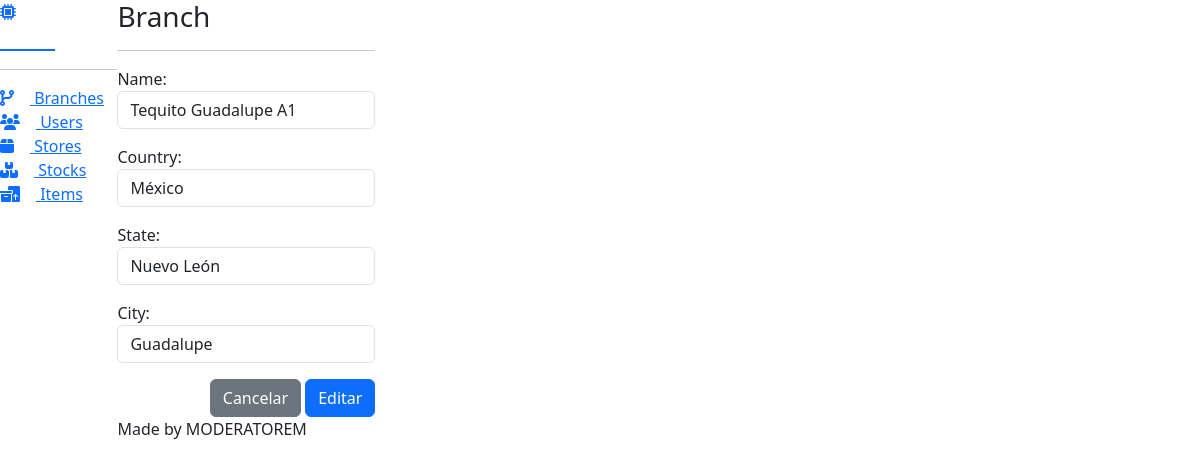
Screenshot of /branches/update/6 with the database file from the repository.
### apps/branches/models.py (models this page shows, shortened)
class Branch(Base):
    name = models.CharField("Name", max_length=50, blank=False, null=False)
    country = models.ForeignKey(
        Country, on_delete=models.CASCADE, blank=False, null=False
    )
    state = models.ForeignKey(State, on_delete=models.CASCADE, blank=False, null=False)
    city = models.ForeignKey(City, on_delete=models.CASCADE, blank=False, null=False)
    class Meta:
        verbose_name = "Branch"
        verbose_name_plural = "Branches"

class Country(Base):
    name = models.CharField("Name", max_length=50, blank=False, null=False)
    def __str__(self):
        return f"{self.name}"
    class Meta:
        verbose_name = "Country"
        verbose_name_plural = "Countries"

class State(Base):
    name = models.CharField("Name", max_length=50, blank=False, null=False)
    country = models.ForeignKey(Country, on_delete=models.CASCADE, blank=False, null=False)
    def __str__(self):
        return f"{self.name}"
    class Meta:
        verbose_name = "State"
        verbose_name_plural = "States"

### apps/branches/views.py (the view)
# urls.py: path("update/<int:pk>", views.UpdateBranch.as_view(), name="update"),
class UpdateBranch(generic.UpdateView):
    model = models.Branch
    form_class = forms.BranchForm
    template_name = "branches/edit.html"
    success_url = reverse_lazy("branches:index")

### apps/branches/models.py (called while the page is built)
    def __str__(self):
        return f"{self.name}"

### templates/branches/edit.html (shortened to what this page needs)
{% extends 'index.html' %}
{% block body %}
  <form method="POST" action="{% url 'branches:update' object.id %}">
    <div class="modal-body">{{ form.as_p }}</div>
    <div class="modal-footer">
      <a href="{% url 'branches:index' %}" class="btn btn-secondary me-1">Cancelar</a>
      <button type="submit" class="btn btn-primary">Editar</button>
    </div>
  </form>
{% endblock %}

### rows the page displays
Branch: name "Tequito Guadalupe A1", state "Nuevo León", city "Guadalupe"
State: country "México"
